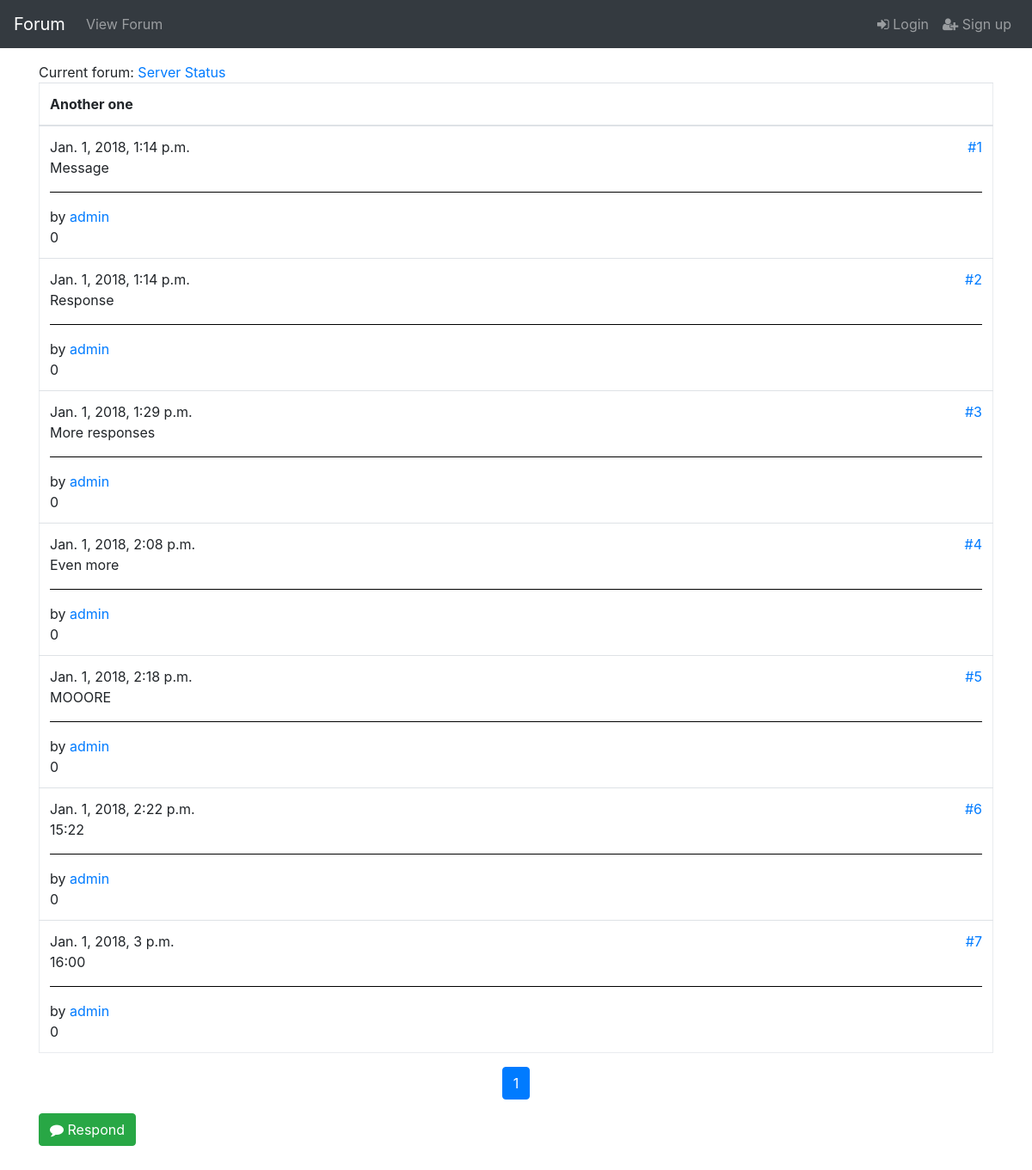
Page /forumapp/forum/2/thread/31 on the committed database.
### forumapp/models.py (models this page shows, shortened)
class Forum(models.Model):
    name = models.CharField(max_length=30, unique=True)
    description = models.TextField(max_length=200)
    section = models.ForeignKey(
        ForumSection,
        null=True,
        on_delete=models.CASCADE
    )

class Thread(models.Model):
    name = models.CharField(max_length=100)
    forum = models.ForeignKey(Forum, null=True, on_delete=models.CASCADE)
    pinned = models.BooleanField(default=False)
    def __str__(self):
        return self.name
    class Meta:
        permissions = [
            ('can_remove_any_thread', 'Can remove ANY thread.'),
            ('can_pin_threads', 'Can pin threads.')
        ]
        ordering = [
            'pinned'
        ]

class ThreadResponse(models.Model):
    thread = models.ForeignKey(Thread, null=True, on_delete=models.CASCADE)
    created_datetime = models.DateTimeField(null=True)
    responder = models.ForeignKey(User, null=True, on_delete=models.CASCADE)
    message = models.TextField(max_length=1000)
    edited = models.BooleanField(default=False)
    order_in_thread = models.PositiveIntegerField(default=1)
    class Meta:
        permissions = [('can_remove_any_response', 'Can remove ANY response.')]
        ordering = ['created_datetime']
    def __str__(self):
        return self.message

### forumapp/views.py (the view)
def thread_view(request, fpk, tpk):
    thread = Thread.objects.get(id=tpk)
    parent_forum = Forum.objects.get(id=fpk)
    response_list = ThreadResponse.objects.filter(
        thread=tpk,
        thread__forum=fpk
    ).order_by(
        'created_datetime'
    )
    can_delete_thread = response_list[0].responder == request.user or \
                        request.user.has_perm("forumapp.can_remove_any_thread")
    response_paginator = Paginator(
        response_list,
        10
    )
    page = request.GET.get('page')
    response_list = response_paginator.get_page(page)
    return render(
        request,
        'forumapp/thread.html',
        context={
            'thread': thread,
            'response_list': response_list,
            'forum': parent_forum,
            'can_delete_thread': can_delete_thread,
        }
    )

### forumapp/templatetags/forumapp_extras.py (called while the page is built)
@register.filter(name='can_remove_response')
def can_remove_response(response, user):
    return user == response.responder or \
           user.has_perm('forumapp.can_remove_any_response')

@register.filter(name='times')
def times(count):
    return ''.join([str(num) for num in range(1, count + 1)])

@register.filter(name='summarize_likes')
def summarize_likes(likes_dislikes):
    likes = likes_dislikes.filter(like=True).count()
    dislikes = likes_dislikes.filter(like=False).count()
    return likes - dislikes

### forumapp/templates/forumapp/thread.html (shortened to what this page needs)
{% extends "forumapp/base.html" %}
{% load forumapp_extras %}
{% load staticfiles %}
{% block content %}
<div>Current forum: <a href="{% url 'forum' forum.id %}">{{ forum.name }}</a></div>
{% if response_list %}
<table class="table forum-table">
    <thead>
    <tr>
        <th>{{ thread }}</th>
    </tr>
    </thead>
    <tbody>
    {% for response in response_list %}
    <tr>
        <td>
            <div>
                <span>{{ response.created_datetime }}</span>
                <a
                    id="{{ response.order_in_thread }}"
                    href="#{{ response.order_in_thread }}"
                    style="float: right"
                >#{{ response.order_in_thread }}
                </a>
            </div>
            <div>
                <span>{{ response }}</span>
            </div>
            <hr style="background: #000"/>
            by <a
                href="{% url 'user-view' response.responder.id %}"
            >{{ response.responder }}
            </a>
            <div id="likes_{{ response.id }}">
                {{ response.likedislike_set.all|summarize_likes }}
            </div>
        </td>
    </tr>
    {% endfor %}
    </tbody>
</table>
{% else %}
<div>The requested thread is non-existent on this forum.</div>
{% endif %}
<nav aria-label="...">
    <ul class="pagination justify-content-center">
        {% for i in response_list.paginator.num_pages|times %}
        {% if response_list.number|stringformat:"i" == i %}
        <li class="page-item active">
            <span class="page-link">{{ i }}</span>
        </li>
        {% endif %}
        {% endfor %}
    </ul>
</nav>
<a
    href="{% url 'respond-thread' thread.forum.id thread.id %}"
    class="btn btn-success"
    role="button"
>
    <span class="fa fa-comment"></span>
    Respond
</a>
{% endblock %}

### forumapp/static/forumapp/css/style.css (style rules this page uses)
.forum-table { table-layout: fixed; border-collapse: collapse; border: 1px solid #e9ecef; }
nav { margin-bottom: 1rem; }
body { padding-bottom: 2rem; }

### rows in the picture
Forum: name "Server Status"
Thread: name "Another one"
ThreadResponse: created_datetime "Jan. 1, 2018, 1:14 p.m.", order_in_thread "1", message "Message", responder "admin", likedislike_set.all|summarize_likes "0"
ThreadResponse: created_datetime "Jan. 1, 2018, 1:14 p.m.", order_in_thread "2", message "Response", responder "admin", likedislike_set.all|summarize_likes "0"
ThreadResponse: created_datetime "Jan. 1, 2018, 1:29 p.m.", order_in_thread "3", message "More responses", responder "admin", likedislike_set.all|summarize_likes "0"
ThreadResponse: created_datetime "Jan. 1, 2018, 2:08 p.m.", order_in_thread "4", message "Even more", responder "admin", likedislike_set.all|summarize_likes "0"
ThreadResponse: created_datetime "Jan. 1, 2018, 2:18 p.m.", order_in_thread "5", message "MOOORE", responder "admin", likedislike_set.all|summarize_likes "0"
ThreadResponse: created_datetime "Jan. 1, 2018, 2:22 p.m.", order_in_thread "6", message "15:22", responder "admin", likedislike_set.all|summarize_likes "0"
ThreadResponse: created_datetime "Jan. 1, 2018, 3 p.m.", order_in_thread "7", message "16:00", responder "admin", likedislike_set.all|summarize_likes "0"

### other values in the picture
{{ i }} "1"
